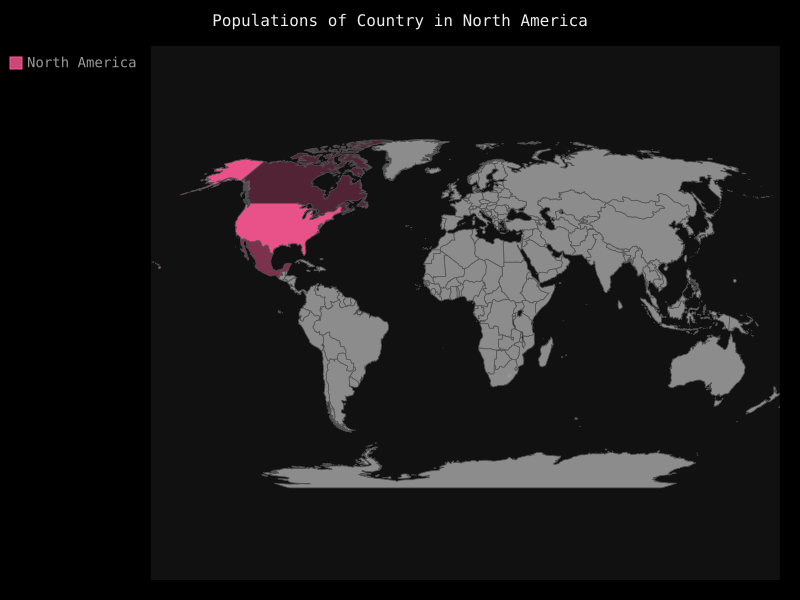

Reproduce this figure in Python.
import pygal

wm = pygal.Worldmap()
wm.title = 'Populations of Country in North America'
wm.add('North America', {
    'ca': 34126000,
    'us': 309349000,
    'mx': 113423000
})

wm.render_to_file('na_populations.svg')
